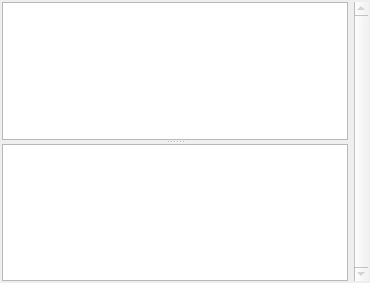
<ui version="4.0" >
 <author></author>
 <comment></comment>
 <exportmacro></exportmacro>
 <class>TUview</class>
 <widget class="QWidget" name="TUview" >
  <property name="enabled" >
   <bool>true</bool>
  </property>
  <property name="geometry" >
   <rect>
    <x>0</x>
    <y>0</y>
    <width>370</width>
    <height>283</height>
   </rect>
  </property>
  <property name="minimumSize" >
   <size>
    <width>0</width>
    <height>0</height>
   </size>
  </property>
  <property name="focusPolicy" >
   <enum>Qt::StrongFocus</enum>
  </property>
  <property name="windowTitle" >
   <string>Ui_TUview</string>
  </property>
  <property name="windowIcon" >
   <iconset/>
  </property>
  <property name="autoFillBackground" >
   <bool>true</bool>
  </property>
  <layout class="QHBoxLayout" >
   <property name="margin" >
    <number>2</number>
   </property>
   <property name="spacing" >
    <number>6</number>
   </property>
   <item>
    <widget class="QSplitter" name="splitter" >
     <property name="toolTip" >
      <string>Click to change position</string>
     </property>
     <property name="orientation" >
      <enum>Qt::Vertical</enum>
     </property>
     <widget class="QTextEdit" name="txtSource" >
      <property name="palette" >
       <palette>
        <active>
         <color>
          <red>0</red>
          <green>0</green>
          <blue>0</blue>
         </color>
         <color>
          <red>221</red>
          <green>223</green>
          <blue>228</blue>
         </color>
         <color>
          <red>255</red>
          <green>255</green>
          <blue>255</blue>
         </color>
         <color>
          <red>255</red>
          <green>255</green>
          <blue>255</blue>
         </color>
         <color>
          <red>85</red>
          <green>85</green>
          <blue>85</blue>
         </color>
         <color>
          <red>199</red>
          <green>199</green>
          <blue>199</blue>
         </color>
         <color>
          <red>0</red>
          <green>0</green>
          <blue>0</blue>
         </color>
         <color>
          <red>255</red>
          <green>255</green>
          <blue>255</blue>
         </color>
         <color>
          <red>0</red>
          <green>0</green>
          <blue>0</blue>
         </color>
         <color>
          <red>225</red>
          <green>225</green>
          <blue>225</blue>
         </color>
         <color>
          <red>239</red>
          <green>239</green>
          <blue>239</blue>
         </color>
         <color>
          <red>0</red>
          <green>0</green>
          <blue>0</blue>
         </color>
         <color>
          <red>103</red>
          <green>141</green>
          <blue>178</blue>
         </color>
         <color>
          <red>255</red>
          <green>255</green>
          <blue>255</blue>
         </color>
         <color>
          <red>0</red>
          <green>0</green>
          <blue>238</blue>
         </color>
         <color>
          <red>82</red>
          <green>24</green>
          <blue>139</blue>
         </color>
         <color>
          <red>232</red>
          <green>232</green>
          <blue>232</blue>
         </color>
        </active>
        <inactive>
         <color>
          <red>0</red>
          <green>0</green>
          <blue>0</blue>
         </color>
         <color>
          <red>221</red>
          <green>223</green>
          <blue>228</blue>
         </color>
         <color>
          <red>255</red>
          <green>255</green>
          <blue>255</blue>
         </color>
         <color>
          <red>255</red>
          <green>255</green>
          <blue>255</blue>
         </color>
         <color>
          <red>85</red>
          <green>85</green>
          <blue>85</blue>
         </color>
         <color>
          <red>199</red>
          <green>199</green>
          <blue>199</blue>
         </color>
         <color>
          <red>0</red>
          <green>0</green>
          <blue>0</blue>
         </color>
         <color>
          <red>255</red>
          <green>255</green>
          <blue>255</blue>
         </color>
         <color>
          <red>0</red>
          <green>0</green>
          <blue>0</blue>
         </color>
         <color>
          <red>255</red>
          <green>255</green>
          <blue>255</blue>
         </color>
         <color>
          <red>239</red>
          <green>239</green>
          <blue>239</blue>
         </color>
         <color>
          <red>0</red>
          <green>0</green>
          <blue>0</blue>
         </color>
         <color>
          <red>103</red>
          <green>141</green>
          <blue>178</blue>
         </color>
         <color>
          <red>255</red>
          <green>255</green>
          <blue>255</blue>
         </color>
         <color>
          <red>0</red>
          <green>0</green>
          <blue>238</blue>
         </color>
         <color>
          <red>82</red>
          <green>24</green>
          <blue>139</blue>
         </color>
         <color>
          <red>232</red>
          <green>232</green>
          <blue>232</blue>
         </color>
        </inactive>
        <disabled>
         <color>
          <red>128</red>
          <green>128</green>
          <blue>128</blue>
         </color>
         <color>
          <red>221</red>
          <green>223</green>
          <blue>228</blue>
         </color>
         <color>
          <red>255</red>
          <green>255</green>
          <blue>255</blue>
         </color>
         <color>
          <red>255</red>
          <green>255</green>
          <blue>255</blue>
         </color>
         <color>
          <red>85</red>
          <green>85</green>
          <blue>85</blue>
         </color>
         <color>
          <red>199</red>
          <green>199</green>
          <blue>199</blue>
         </color>
         <color>
          <red>199</red>
          <green>199</green>
          <blue>199</blue>
         </color>
         <color>
          <red>255</red>
          <green>255</green>
          <blue>255</blue>
         </color>
         <color>
          <red>128</red>
          <green>128</green>
          <blue>128</blue>
         </color>
         <color>
          <red>239</red>
          <green>239</green>
          <blue>239</blue>
         </color>
         <color>
          <red>239</red>
          <green>239</green>
          <blue>239</blue>
         </color>
         <color>
          <red>0</red>
          <green>0</green>
          <blue>0</blue>
         </color>
         <color>
          <red>86</red>
          <green>117</green>
          <blue>148</blue>
         </color>
         <color>
          <red>255</red>
          <green>255</green>
          <blue>255</blue>
         </color>
         <color>
          <red>0</red>
          <green>0</green>
          <blue>238</blue>
         </color>
         <color>
          <red>82</red>
          <green>24</green>
          <blue>139</blue>
         </color>
         <color>
          <red>232</red>
          <green>232</green>
          <blue>232</blue>
         </color>
        </disabled>
       </palette>
      </property>
      <property name="tabChangesFocus" >
       <bool>true</bool>
      </property>
      <property name="undoRedoEnabled" >
       <bool>false</bool>
      </property>
      <property name="readOnly" >
       <bool>true</bool>
      </property>
      <property name="tabStopWidth" >
       <number>79</number>
      </property>
     </widget>
     <widget class="QTextEdit" name="txtTarget" >
      <property name="contextMenuPolicy" >
       <enum>Qt::DefaultContextMenu</enum>
      </property>
     </widget>
    </widget>
   </item>
   <item>
    <widget class="QScrollBar" name="fileScrollBar" >
     <property name="enabled" >
      <bool>false</bool>
     </property>
     <property name="toolTip" >
      <string>Navigate in your file</string>
     </property>
     <property name="maximum" >
      <number>0</number>
     </property>
     <property name="tracking" >
      <bool>false</bool>
     </property>
     <property name="orientation" >
      <enum>Qt::Vertical</enum>
     </property>
    </widget>
   </item>
  </layout>
 </widget>
 <pixmapfunction></pixmapfunction>
 <tabstops>
  <tabstop>txtSource</tabstop>
  <tabstop>txtTarget</tabstop>
 </tabstops>
 <resources/>
 <connections/>
</ui>
